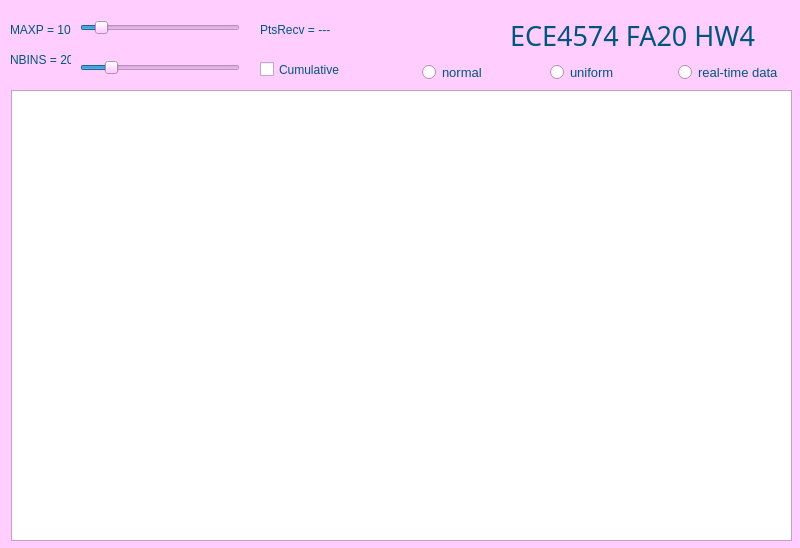
<?xml version="1.0" encoding="UTF-8"?>
<ui version="4.0">
 <class>Distribution</class>
 <widget class="QWidget" name="Distribution">
  <property name="geometry">
   <rect>
    <x>0</x>
    <y>0</y>
    <width>800</width>
    <height>548</height>
   </rect>
  </property>
  <property name="palette">
   <palette>
    <active>
     <colorrole role="WindowText">
      <brush brushstyle="SolidPattern">
       <color alpha="255">
        <red>0</red>
        <green>85</green>
        <blue>127</blue>
       </color>
      </brush>
     </colorrole>
     <colorrole role="Button">
      <brush brushstyle="SolidPattern">
       <color alpha="255">
        <red>255</red>
        <green>170</green>
        <blue>255</blue>
       </color>
      </brush>
     </colorrole>
     <colorrole role="Base">
      <brush brushstyle="SolidPattern">
       <color alpha="255">
        <red>255</red>
        <green>255</green>
        <blue>255</blue>
       </color>
      </brush>
     </colorrole>
     <colorrole role="Window">
      <brush brushstyle="SolidPattern">
       <color alpha="255">
        <red>255</red>
        <green>206</green>
        <blue>255</blue>
       </color>
      </brush>
     </colorrole>
    </active>
    <inactive>
     <colorrole role="WindowText">
      <brush brushstyle="SolidPattern">
       <color alpha="255">
        <red>0</red>
        <green>85</green>
        <blue>127</blue>
       </color>
      </brush>
     </colorrole>
     <colorrole role="Button">
      <brush brushstyle="SolidPattern">
       <color alpha="255">
        <red>255</red>
        <green>170</green>
        <blue>255</blue>
       </color>
      </brush>
     </colorrole>
     <colorrole role="Base">
      <brush brushstyle="SolidPattern">
       <color alpha="255">
        <red>255</red>
        <green>255</green>
        <blue>255</blue>
       </color>
      </brush>
     </colorrole>
     <colorrole role="Window">
      <brush brushstyle="SolidPattern">
       <color alpha="255">
        <red>255</red>
        <green>206</green>
        <blue>255</blue>
       </color>
      </brush>
     </colorrole>
    </inactive>
    <disabled>
     <colorrole role="WindowText">
      <brush brushstyle="SolidPattern">
       <color alpha="255">
        <red>120</red>
        <green>120</green>
        <blue>120</blue>
       </color>
      </brush>
     </colorrole>
     <colorrole role="Button">
      <brush brushstyle="SolidPattern">
       <color alpha="255">
        <red>255</red>
        <green>170</green>
        <blue>255</blue>
       </color>
      </brush>
     </colorrole>
     <colorrole role="Base">
      <brush brushstyle="SolidPattern">
       <color alpha="255">
        <red>255</red>
        <green>206</green>
        <blue>255</blue>
       </color>
      </brush>
     </colorrole>
     <colorrole role="Window">
      <brush brushstyle="SolidPattern">
       <color alpha="255">
        <red>255</red>
        <green>206</green>
        <blue>255</blue>
       </color>
      </brush>
     </colorrole>
    </disabled>
   </palette>
  </property>
  <property name="windowTitle">
   <string>Distribution</string>
  </property>
  <widget class="QWidget" name="horizontalLayoutWidget">
   <property name="geometry">
    <rect>
     <x>400</x>
     <y>60</y>
     <width>401</width>
     <height>24</height>
    </rect>
   </property>
   <layout class="QHBoxLayout" name="distButtons">
    <item>
     <widget class="QRadioButton" name="normDistButton">
      <property name="maximumSize">
       <size>
        <width>100</width>
        <height>100</height>
       </size>
      </property>
      <property name="font">
       <font>
        <pointsize>10</pointsize>
       </font>
      </property>
      <property name="text">
       <string>normal</string>
      </property>
     </widget>
    </item>
    <item>
     <widget class="QRadioButton" name="unifDistButton">
      <property name="maximumSize">
       <size>
        <width>100</width>
        <height>100</height>
       </size>
      </property>
      <property name="font">
       <font>
        <pointsize>10</pointsize>
       </font>
      </property>
      <property name="text">
       <string>uniform</string>
      </property>
     </widget>
    </item>
    <item>
     <widget class="QRadioButton" name="realTimeDataButton">
      <property name="maximumSize">
       <size>
        <width>100</width>
        <height>100</height>
       </size>
      </property>
      <property name="font">
       <font>
        <pointsize>10</pointsize>
       </font>
      </property>
      <property name="text">
       <string>real-time data</string>
      </property>
     </widget>
    </item>
   </layout>
  </widget>
  <widget class="QChartView" name="chartView">
   <property name="geometry">
    <rect>
     <x>11</x>
     <y>90</y>
     <width>781</width>
     <height>451</height>
    </rect>
   </property>
  </widget>
  <widget class="QLabel" name="label">
   <property name="geometry">
    <rect>
     <x>510</x>
     <y>10</y>
     <width>281</width>
     <height>51</height>
    </rect>
   </property>
   <property name="font">
    <font>
     <family>Fugaz One</family>
     <pointsize>20</pointsize>
     <weight>50</weight>
     <bold>false</bold>
    </font>
   </property>
   <property name="text">
    <string>ECE4574 FA20 HW4</string>
   </property>
  </widget>
  <widget class="QSlider" name="horizontalSlider">
   <property name="geometry">
    <rect>
     <x>80</x>
     <y>60</y>
     <width>160</width>
     <height>16</height>
    </rect>
   </property>
   <property name="minimum">
    <number>4</number>
   </property>
   <property name="maximum">
    <number>100</number>
   </property>
   <property name="value">
    <number>20</number>
   </property>
   <property name="orientation">
    <enum>Qt::Horizontal</enum>
   </property>
   <property name="invertedAppearance">
    <bool>false</bool>
   </property>
  </widget>
  <widget class="QLabel" name="NBINS_Label">
   <property name="geometry">
    <rect>
     <x>10</x>
     <y>50</y>
     <width>61</width>
     <height>20</height>
    </rect>
   </property>
   <property name="text">
    <string>NBINS = 20</string>
   </property>
  </widget>
  <widget class="QCheckBox" name="checkBox">
   <property name="geometry">
    <rect>
     <x>260</x>
     <y>60</y>
     <width>81</width>
     <height>19</height>
    </rect>
   </property>
   <property name="text">
    <string>Cumulative</string>
   </property>
  </widget>
  <widget class="QSlider" name="horizontalSlider_2">
   <property name="geometry">
    <rect>
     <x>80</x>
     <y>20</y>
     <width>160</width>
     <height>16</height>
    </rect>
   </property>
   <property name="minimum">
    <number>1</number>
   </property>
   <property name="maximum">
    <number>1000</number>
   </property>
   <property name="value">
    <number>100</number>
   </property>
   <property name="orientation">
    <enum>Qt::Horizontal</enum>
   </property>
   <property name="invertedAppearance">
    <bool>false</bool>
   </property>
  </widget>
  <widget class="QLabel" name="Max_P_Label">
   <property name="geometry">
    <rect>
     <x>10</x>
     <y>20</y>
     <width>61</width>
     <height>20</height>
    </rect>
   </property>
   <property name="text">
    <string>MAXP = 100</string>
   </property>
  </widget>
  <widget class="QLabel" name="PtsRecv_Label">
   <property name="geometry">
    <rect>
     <x>260</x>
     <y>20</y>
     <width>81</width>
     <height>20</height>
    </rect>
   </property>
   <property name="text">
    <string>PtsRecv = ---</string>
   </property>
  </widget>
 </widget>
 <customwidgets>
  <customwidget>
   <class>QChartView</class>
   <extends>QGraphicsView</extends>
   <header>qchartview.h</header>
  </customwidget>
 </customwidgets>
 <resources/>
 <connections/>
</ui>
